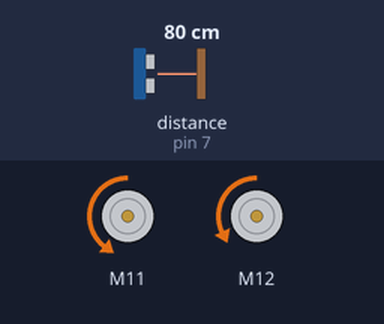
Recording of a sketch running on a simulated Arduino Uno, built with avr-gcc and run on an emulated ATmega328P. On the bench: 2 × DC motor (green arrow = forward, orange = backward, longer = faster). The test bench sets the inputs (shaded band); at power-on: distance to the obstacle (sensor on pin 7) 80 cm.

Above: at 1.2 s.
1.3 s: distance to the obstacle (sensor on pin 7) set to 17 cm
2.8 s: distance to the obstacle (sensor on pin 7) set to 14 cm
At 3.4 s:
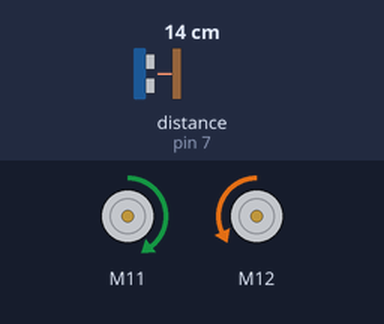
4.3 s: distance to the obstacle (sensor on pin 7) set to 18 cm
At 4.6 s:
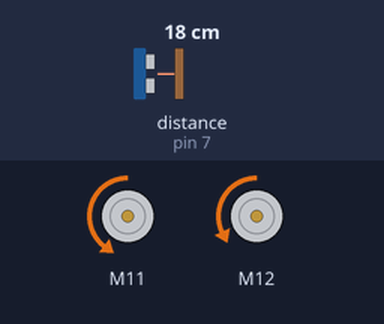
5.8 s: distance to the obstacle (sensor on pin 7) set to 2 cm
At 6.8 s:
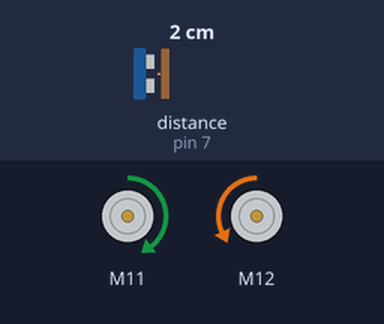
Timing chart, 0 to 8.3 s (numbered marks = the images above; inputs shaded):
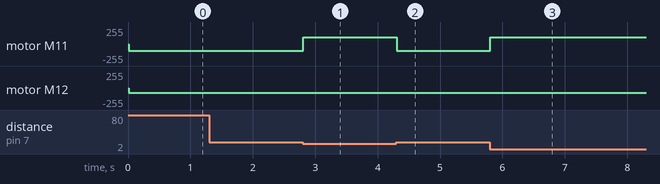

The sketch:

project_Robot6_1.ino
```cpp
#include <Arduino.h>
#include <Wire.h>
#include <SoftwareSerial.h>

#include <MeMegaPi.h>


//Encoder Motor
MeEncoderOnBoard Encoder_1(SLOT1);
MeEncoderOnBoard Encoder_2(SLOT2);
MeEncoderOnBoard Encoder_3(SLOT3);
MeEncoderOnBoard Encoder_4(SLOT4);

MeBluetooth bluetooth(PORT_5);
MeGyro gyro(PORT_8);

void isr_process_encoder1(void)
{
      if(digitalRead(Encoder_1.getPortB()) == 0){
            Encoder_1.pulsePosMinus();
      }else{
            Encoder_1.pulsePosPlus();
      }
}

void isr_process_encoder2(void)
{
      if(digitalRead(Encoder_2.getPortB()) == 0){
            Encoder_2.pulsePosMinus();
      }else{
            Encoder_2.pulsePosPlus();
      }
}

void isr_process_encoder3(void)
{
      if(digitalRead(Encoder_3.getPortB()) == 0){
            Encoder_3.pulsePosMinus();
      }else{
            Encoder_3.pulsePosPlus();
      }
}

void isr_process_encoder4(void)
{
      if(digitalRead(Encoder_4.getPortB()) == 0){
            Encoder_4.pulsePosMinus();
      }else{
            Encoder_4.pulsePosPlus();
      }
}

void move(int direction, int speed)
{
      int leftSpeed = 0;
      int rightSpeed = 0;
      if(direction == 1){
            leftSpeed = -speed;
            rightSpeed = speed;
      }else if(direction == 2){
            leftSpeed = speed;
            rightSpeed = -speed;
      }else if(direction == 3){
            leftSpeed = speed;
            rightSpeed = speed;
      }else if(direction == 4){
            leftSpeed = -speed;
            rightSpeed = -speed;
      }
      Encoder_1.setTarPWM(rightSpeed);
      Encoder_2.setTarPWM(leftSpeed);
}
void moveDegrees(int direction,long degrees, int speed_temp)
{
      speed_temp = abs(speed_temp);
      if(direction == 1)
      {
            Encoder_1.move(degrees,(float)speed_temp);
            Encoder_2.move(-degrees,(float)speed_temp);
      }
      else if(direction == 2)
      {
            Encoder_1.move(-degrees,(float)speed_temp);
            Encoder_2.move(degrees,(float)speed_temp);
      }
      else if(direction == 3)
      {
            Encoder_1.move(degrees,(float)speed_temp);
            Encoder_2.move(degrees,(float)speed_temp);
      }
      else if(direction == 4)
      {
            Encoder_1.move(-degrees,(float)speed_temp);
            Encoder_2.move(-degrees,(float)speed_temp);
      }

}

double angle_rad = PI/180.0;
double angle_deg = 180.0/PI;
MeLineFollower linefollower_6(6);
MeUltrasonicSensor ultrasonic_7(7);
String bluetoothStr;
double distPerRev, distTotal;
double zAngle;
unsigned long timeRun;

void setup(){
    //Set Pwm 8KHz
    TCCR1A = _BV(WGM10);
    TCCR1B = _BV(CS11) | _BV(WGM12);
    TCCR2A = _BV(WGM21) | _BV(WGM20);
    TCCR2B = _BV(CS21);

    attachInterrupt(Encoder_1.getIntNum(), isr_process_encoder1, RISING);
    Encoder_1.setPulse(8);
    Encoder_1.setRatio(46.67);
    Encoder_1.setPosPid(1.8,0,1.2);
    Encoder_1.setSpeedPid(0.18,0,0);
    attachInterrupt(Encoder_2.getIntNum(), isr_process_encoder2, RISING);
    Encoder_2.setPulse(8);
    Encoder_2.setRatio(46.67);
    Encoder_2.setPosPid(1.8,0,1.2);
    Encoder_2.setSpeedPid(0.18,0,0);

    Serial.begin(9600);
    bluetooth.begin(9600);
}

void loop(){
    char inData;

    /* Calculate running time.  */
    timeRun = millis() * 1000;

    /* Determine drive direction. */
    if(((linefollower_6.readSensors())==(0))){
         Encoder_1.runSpeed(-70);
         Encoder_2.runSpeed(-50);
    }else{
        if(((linefollower_6.readSensors())==( 3 ))){
            Encoder_1.runSpeed(-70);
            Encoder_2.runSpeed(-50);
        }else{
            if(((linefollower_6.readSensors())==(2 ))){
                Encoder_1.runSpeed(-70);
                Encoder_2.runSpeed(50);
            }else{
                Encoder_1.runSpeed(70);
                Encoder_2.runSpeed(-50);
            }
        }
         distPerRev = ((2.0 * PI) * 50);
    }

    /* Calculate the distance fround from the revolutions. */
    /* This gives us the distance in inches. 2.0 is the wheel size. */
    distTotal = distPerRev * timeRun;
    bluetoothStr = String(distTotal + ',');

    /* Get the Z Angle and append it to the BlueTooth string. */
    zAngle = gyro.getAngleZ();
    bluetoothStr.concat(String(zAngle));

    /* If robot is 6 inches from wall make a turn. */
    if((ultrasonic_7.distanceCm()) < (15.24)){
        Encoder_1.runSpeed(70);
        Encoder_2.runSpeed(-50);
    }

    /* Calculates the distance from the wall */
    long distFromWall = ultrasonic_7.measure();
    /* Assembles the string for BlueTooth */
    bluetoothStr.concat(String(distFromWall + "\0"));

    /* This might be incorrect. We need to figure out how to send a string */
    if (bluetooth.available())
    {
      bluetooth.print(bluetoothStr);
    }

    _loop();
}

void _delay(float seconds){
    long endTime = millis() + seconds * 1000;
    while(millis() < endTime)_loop();
}

void _loop(){
    Encoder_1.loop();

    Encoder_2.loop();


}
```

Measured:
- the behaviour switches between 16 and 15 cm on distance to the obstacle (sensor on pin 7) (found by bisection; images 0 and 1)
- after the input at 1.3 s, every drawn part: stays the same
- after the input at 2.8 s, motor M11: backward 98/255 → forward 98/255 at once
- after the input at 4.3 s, motor M11: forward 98/255 → backward 98/255 at once
- after the input at 5.8 s, motor M11: backward 98/255 → forward 98/255 at once
